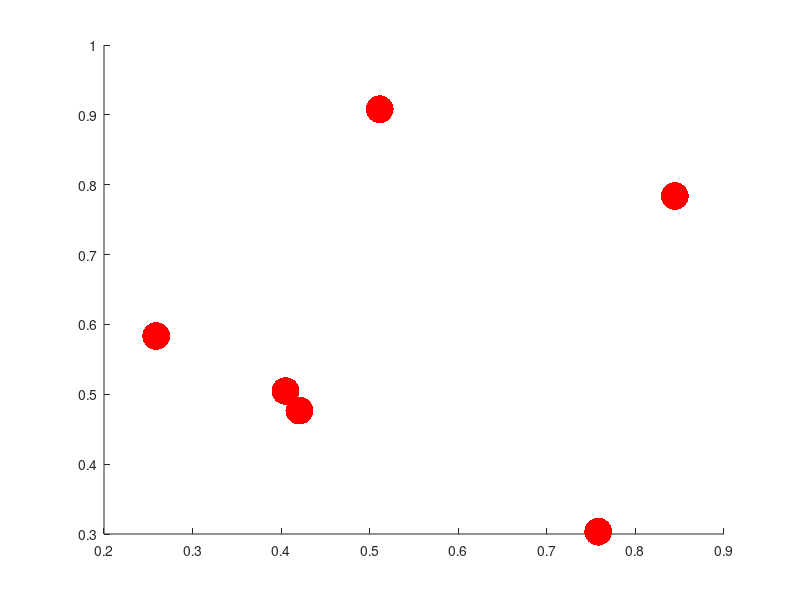

Source code (MATLAB): (Note: this script raises an error after producing the figure.)
rng('default')
locations=rand(6,2); 
scatter(locations(:,1),locations(:,2),400,'r','filled')
dmat=squareform(pdist(locations)) 

tspmat=hopfieldwts(6,10,dmat);
iacn(.05*rand(6,6),0.2*rand(6,6),tspmat,.05,100000)


rseq=[6 3 5 1 2 4];
hold on
plot(locations(rseq,1),locations(rseq,2),'k')




function hmtx=hopfieldwts(nc,mag,distances)
hmtx=zeros(nc,nc,nc,nc) ;
mdist=max(max(distances)) ;
nsd=10.0 ;
revdist=10*(mdist-distances+1).*(mdist-distances+1)/(mdist*mdist) ;
for j=1:nc
hmtx(j,:,j,:)=mag*(eye(nc)-1) ;
hmtx(:,j,:,j)=mag*(eye(nc)-1) ;
end
for j=2:nc 
for k=1:(j-1)
for m1=1:nc
m2=1+mod(m1,nc) ;
hmtx(j,m1,k,m2) = revdist(j,k) ;
hmtx(k,m1,j,m2) = revdist(j,k) ;
hmtx(j,m2,k,m1) = revdist(j,k) ;
hmtx(k,m2,j,m1) = revdist(j,k) ;
end
end
end
end


function newact=iaciter(extinp,oldact,cmat,lr)
del=mul4d2d(cmat,oldact) + extinp ;
ldel = 2./exp(-del) - 1.0 ; 
newact = oldact + lr*(ldel>0).*(1-oldact) - lr*(ldel<0).*oldact ;
end


function finalact=iacn(extin,initact,conmat,dt,niter)
finalact=initact;
for k=1:niter
finalact=iaciter(extin,finalact,conmat,dt);
end
end


function outm=mul4d2d(m4d,m2d)
newdim=prod(size(m2d));
m4d2=reshape(m4d,newdim,newdim) ;
m2d1=reshape(m2d,newdim,1);
penout=m4d2*m2d1 ;
outm=reshape(penout,size(m2d)) ;
end
